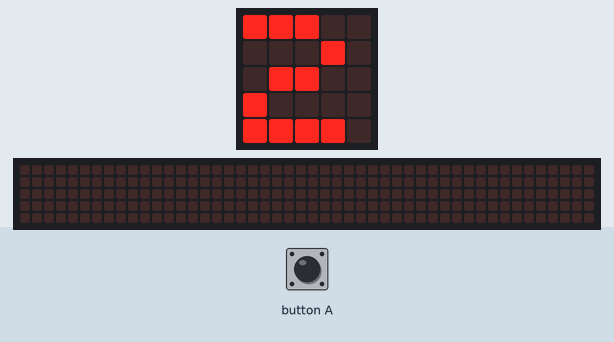
Bench run of a program on a simulated BBC micro:bit (MakeCode). Parts: the board's 5×5 LED display, a strip that is not on the board, showing the scrolling text unrolled. The inputs (shaded band) are chosen by the test bench. The 48×5 strip is a reading aid, not a part: it shows the text the display is scrolling, unrolled, one strip-width of it at a time.

Above: at 1.3 s.
1.4 s: button A pressed for 0.15 s
At 2.9 s:
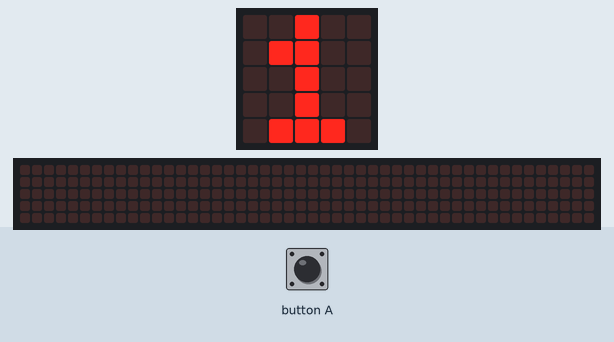
At 11.72 s:
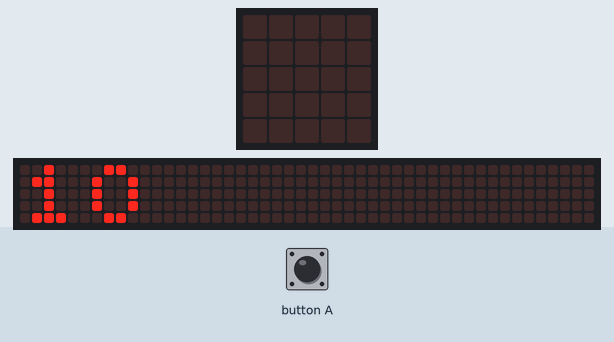
Timing chart, 0 to 13.2 s (numbered marks = the images above; inputs shaded):
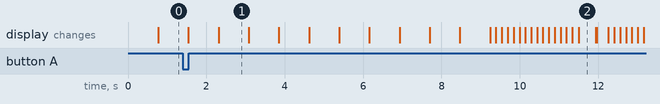

The program:

main.ts
```typescript
input.onButtonPressed(Button.A, function () {
    contador = 0
})
let contador = 0
contador = 0
basic.forever(function () {
    contador += 1
    basic.showNumber(contador)
    if (contador > 20) {
        contador = 0
        basic.pause(1000)
    }
})
```

test.ts
```typescript
// aquí va el archivo "tests"; esto no se compilará cuando este paquete se utilice como una extensión.
```

Measured:
- what the display in image 1 shows lasts 0.8 s, from 2.3 s to 3.1 s
- what the display in image 2 shows lasts 0.4 s, from 11.5 s to 11.9 s
